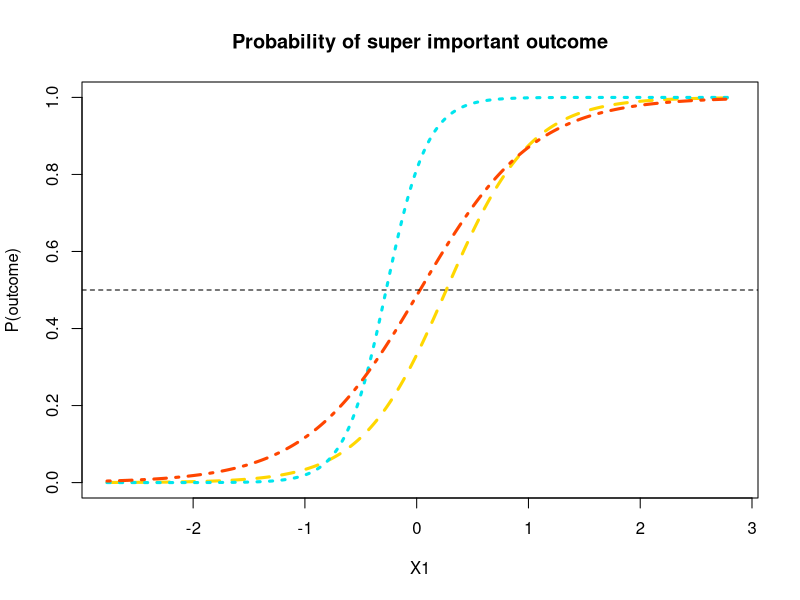
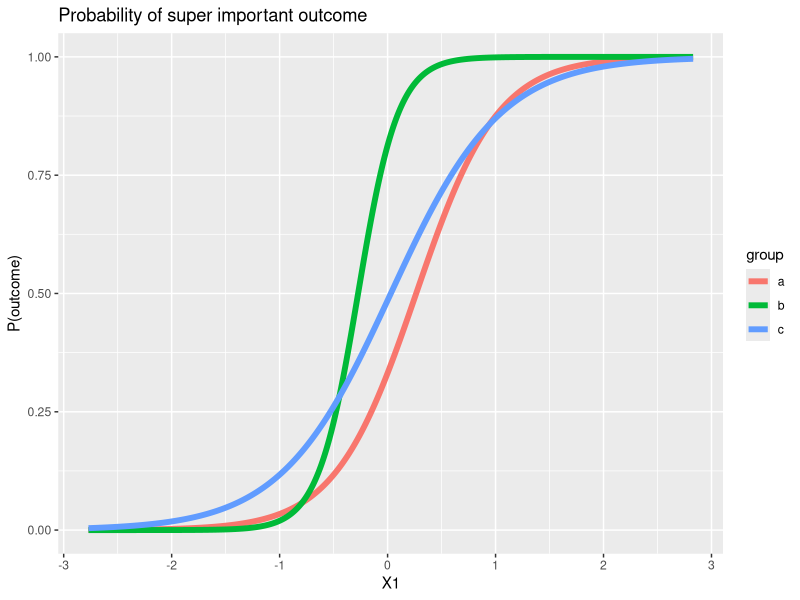

These charts were generated, in order, by the following R code:
## ---- chunk 1
set.seed(24601) # setting this so the random results will be repeatable 

library(MASS)
covmat <- matrix(c(1.0,   0.2,   0.6, 
                   0.2,   1.0,  -0.5, 
                   0.6,  -0.5,   1.0), nrow=3) # the true cov matrix for my data
data <- mvrnorm(300, mu=c(0,0,0), Sigma=covmat) # generate random data that match that cov matrix
colnames(data) <- c("X1", "X2", "DV")
data <- as.data.frame(data)
data$group <- gl(n=3, k=ceiling(nrow(data)/3), labels=c("a", "b", "c", "d"))
# add some group differences and interaction stuff...
data$DV <- with(data, ifelse(group=="c" & X1 > 0, DV+rnorm(n=1, mean=1), 
                             ifelse(group=="b" & X1 > 0, DV+rnorm(n=1, mean=2) , DV)))
# make DV binary
data$DV <- ifelse(data$DV > 0, 1, 0)
head(data)
## ---- chunk 2
contrasts(data$group)
# Great, that's what we wanted. And we can see that a is the reference group.
# If you want to change what contrasts will run, you can add an argument to the glm() call. For example contrasts="contr.treatment" will make it traditional dummy coding if it isn't already.
## ---- chunk 3
# note this use of exponent in a formula will give us all 2-way interactions
model <- glm(DV ~ (X1 + X2 + group)^2, 
             data=data, na.action="na.exclude",  family="binomial") 
             
summary(model)
model$coef
# save the coefficient values so we can use them in the equations
b0 <- model$coef[1] # intercept
X1 <- model$coef[2]
X2 <- -model$coef[3]
groupb <- model$coef[4]
groupc <- model$coef[5]
X1.X2 <- model$coef[6]
X1.groupb <- model$coef[7]
X1.groupc <- model$coef[8]
X2.groupb <- model$coef[9]
X2.groupc <- model$coef[10]
## ---- chunk 4
X1_range <- seq(from=min(data$X1), to=max(data$X1), by=.01)
## ---- chunk 5
X2_val <- mean(data$X2) # by plugging in the mean as the value for X2, I'll be generating plots that show the relationship between X1 and the outcome "for someone with an average X2".

a_logits <- b0 + 
  X1*X1_range + 
  X2*X2_val + 
  groupb*0 + 
  groupc*0 + 
  X1.X2*X1_range*X2_val + 
  X1.groupb*X1_range*0 + 
  X1.groupc*X1_range*0 + 
  X2.groupb*X2_val*0 + 
  X2.groupc*X2_val*0 # the reference group

b_logits <- b0 + 
  X1*X1_range + 
  X2*X2_val + 
  groupb*1 + 
  groupc*0 + 
  X1.X2*X1_range*X2_val + 
  X1.groupb*X1_range*1 + 
  X1.groupc*X1_range*0 + 
  X2.groupb*X2_val*1 + 
  X2.groupc*X2_val*0

c_logits <- b0 + 
  X1*X1_range + 
  X2*X2_val + 
  groupb*0 + 
  groupc*1 + 
  X1.X2*X1_range*X2_val + 
  X1.groupb*X1_range*0 + 
  X1.groupc*X1_range*1 + 
  X2.groupb*X2_val*0 + 
  X2.groupc*X2_val*1

# Compute the probibilities (this is what will actually get plotted):
a_probs <- exp(a_logits)/(1 + exp(a_logits))
b_probs <- exp(b_logits)/(1 + exp(b_logits))
c_probs <- exp(c_logits)/(1 + exp(c_logits))
## ---- chunk 6
# We'll start by plotting the ref group:
plot(X1_range, a_probs, 
     ylim=c(0,1),
     type="l", 
     lwd=3, 
     lty=2, 
     col="gold", 
     xlab="X1", ylab="P(outcome)", main="Probability of super important outcome")


# Add the line for people who are in the b group
lines(X1_range, b_probs, 
      type="l", 
      lwd=3, 
      lty=3, 
      col="turquoise2")

# Add the line for people who are in the c group
lines(X1_range, c_probs, 
      type="l", 
      lwd=3, 
      lty=4, 
      col="orangered")

# add a horizontal line at p=.5
abline(h=.5, lty=2)
## ---- chunk 7
library(ggplot2); library(tidyr)
# first you have to get the information into a long dataframe, which is what ggplot likes :)
plot.data <- data.frame(a=a_probs, b=b_probs, c=c_probs, X1=X1_range)
plot.data <- gather(plot.data, key=group, value=prob, a:c)
head(plot.data)

ggplot(plot.data, aes(x=X1, y=prob, color=group)) + # asking it to set the color by the variable "group" is what makes it draw three different lines
  geom_line(lwd=2) + 
  labs(x="X1", y="P(outcome)", title="Probability of super important outcome") 
